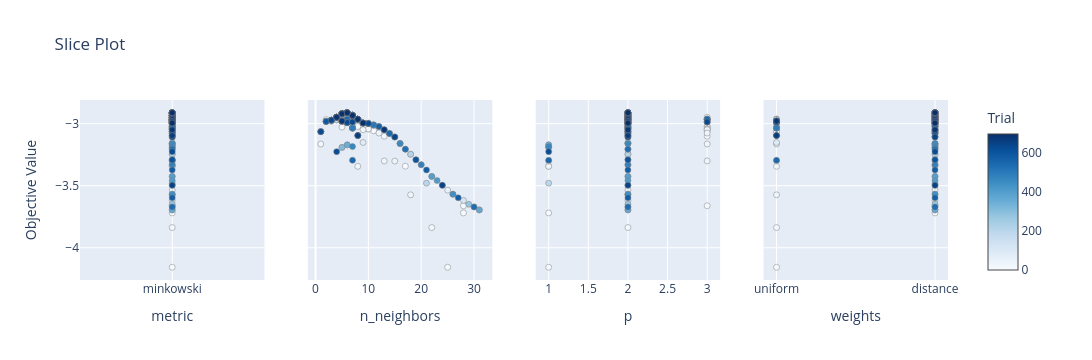

This figure's notebook cell:
### Code cell
optuna.visualization.plot_slice(study, params=['n_neighbors', 'weights', 'p', 'metric'])

### Figure 1 — Plotly figure (JSON) as saved in the notebook; plotly's stock layout.template omitted (floating-point values rounded to 4 significant figures; data arrays with more than 128 entries replaced by an {"elided": "..."} marker saying what was removed)
{"data": [{"marker": {"color": {"elided": "700 int values"}, "colorbar": {"title": {"text": "Trial"}, "x": 1, "xpad": 40, "y": 0.5}, "colorscale": [[0, "rgb(247,251,255)"], [0.125, "rgb(222,235,247)"], [0.25, "rgb(198,219,239)"], [0.375, "rgb(158,202,225)"], [0.5, "rgb(107,174,214)"], [0.625, "rgb(66,146,198)"], [0.75, "rgb(33,113,181)"], [0.875, "rgb(8,81,156)"], [1, "rgb(8,48,107)"]], "line": {"color": "Grey", "width": 0.5}, "showscale": true}, "mode": "markers", "name": "Feasible Trial", "showlegend": false, "type": "scatter", "x": {"elided": "700 str values"}, "xaxis": "x", "y": {"elided": "700 float values"}, "yaxis": "y"}, {"marker": {"color": {"elided": "700 int values"}, "colorbar": {"title": {"text": "Trial"}, "x": 1, "xpad": 40}, "colorscale": [[0, "rgb(247,251,255)"], [0.125, "rgb(222,235,247)"], [0.25, "rgb(198,219,239)"], [0.375, "rgb(158,202,225)"], [0.5, "rgb(107,174,214)"], [0.625, "rgb(66,146,198)"], [0.75, "rgb(33,113,181)"], [0.875, "rgb(8,81,156)"], [1, "rgb(8,48,107)"]], "line": {"color": "Grey", "width": 0.5}, "showscale": false}, "mode": "markers", "name": "Feasible Trial", "showlegend": false, "type": "scatter", "x": {"elided": "700 int values"}, "xaxis": "x2", "y": {"elided": "700 float values"}, "yaxis": "y2"}, {"marker": {"color": {"elided": "700 int values"}, "colorbar": {"title": {"text": "Trial"}, "x": 1, "xpad": 40}, "colorscale": [[0, "rgb(247,251,255)"], [0.125, "rgb(222,235,247)"], [0.25, "rgb(198,219,239)"], [0.375, "rgb(158,202,225)"], [0.5, "rgb(107,174,214)"], [0.625, "rgb(66,146,198)"], [0.75, "rgb(33,113,181)"], [0.875, "rgb(8,81,156)"], [1, "rgb(8,48,107)"]], "line": {"color": "Grey", "width": 0.5}, "showscale": false}, "mode": "markers", "name": "Feasible Trial", "showlegend": false, "type": "scatter", "x": {"elided": "700 int values"}, "xaxis": "x3", "y": {"elided": "700 float values"}, "yaxis": "y3"}, {"marker": {"color": {"elided": "700 int values"}, "colorbar": {"title": {"text": "Trial"}, "x": 1, "xpad": 40}, "colorscale": [[0, "rgb(247,251,255)"], [0.125, "rgb(222,235,247)"], [0.25, "rgb(198,219,239)"], [0.375, "rgb(158,202,225)"], [0.5, "rgb(107,174,214)"], [0.625, "rgb(66,146,198)"], [0.75, "rgb(33,113,181)"], [0.875, "rgb(8,81,156)"], [1, "rgb(8,48,107)"]], "line": {"color": "Grey", "width": 0.5}, "showscale": false}, "mode": "markers", "name": "Feasible Trial", "showlegend": false, "type": "scatter", "x": {"elided": "700 str values"}, "xaxis": "x4", "y": {"elided": "700 float values"}, "yaxis": "y4"}], "layout": {"height": 360, "title": {"text": "Slice Plot"}, "width": 1200, "xaxis": {"anchor": "y", "autorange": true, "categoryarray": ["minkowski"], "categoryorder": "array", "domain": [0, 0.2125], "range": [-1, 1], "title": {"text": "metric"}, "type": "category"}, "xaxis2": {"anchor": "y2", "autorange": true, "domain": [0.2625, 0.475], "range": [-1.364, 33.36], "title": {"text": "n_neighbors"}, "type": "linear"}, "xaxis3": {"anchor": "y3", "autorange": true, "domain": [0.525, 0.7375], "range": [0.8424, 3.158], "title": {"text": "p"}, "type": "linear"}, "xaxis4": {"anchor": "y4", "autorange": true, "categoryarray": ["uniform", "distance"], "categoryorder": "array", "domain": [0.7875, 1], "range": [-0.07881, 1.079], "title": {"text": "weights"}, "type": "category"}, "yaxis": {"anchor": "x", "autorange": true, "domain": [0, 1], "range": [-4.26, -2.809], "title": {"text": "Objective Value"}, "type": "linear"}, "yaxis2": {"anchor": "x2", "autorange": true, "domain": [0, 1], "matches": "y", "range": [-4.26, -2.809], "showticklabels": false, "type": "linear"}, "yaxis3": {"anchor": "x3", "autorange": true, "domain": [0, 1], "matches": "y", "range": [-4.26, -2.809], "showticklabels": false, "type": "linear"}, "yaxis4": {"anchor": "x4", "autorange": true, "domain": [0, 1], "matches": "y", "range": [-4.26, -2.809], "showticklabels": false, "type": "linear"}}}
